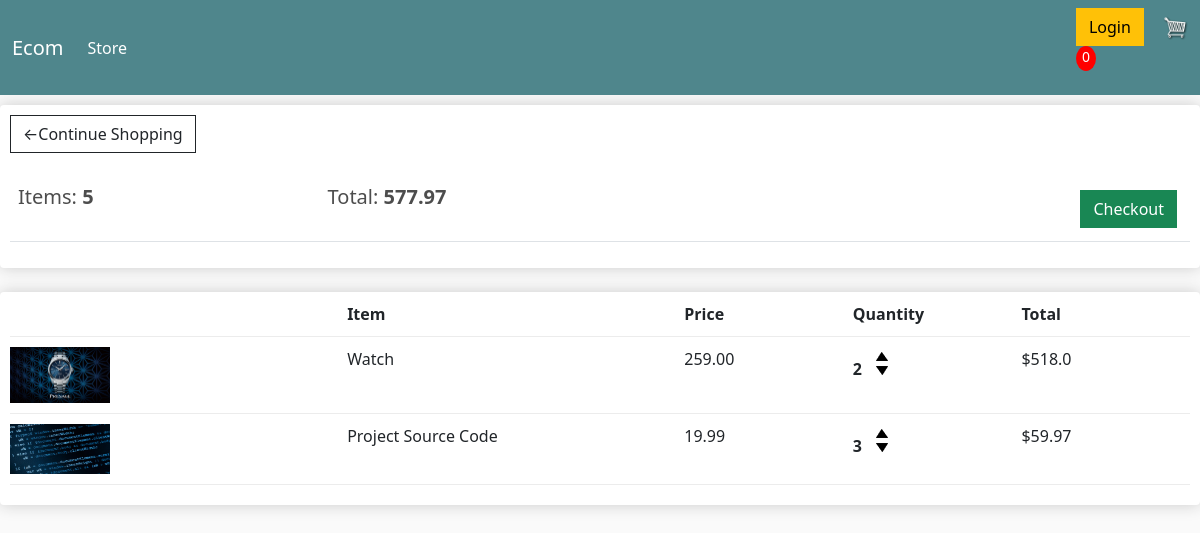
The app's page /cart/ (signed in) with its own data.
### store/models.py (models this page shows, shortened)
class Order(models.Model):
    customer = models.ForeignKey(Customer, on_delete=models.SET_NULL, null=True, blank=True)
    date_orderd = models.DateTimeField(auto_now_add=True)
    complete = models.BooleanField(default=False)
    transaction_id = models.CharField(max_length=100, null=True)
    @property
    def get_cart_total(self):
        orderitems = self.orderitem_set.all()
        total = sum([item.get_total for item in orderitems])
        return total
    @property
    def get_cart_items(self):
        orderitems = self.orderitem_set.all()
        total = sum([item.quantity for item in orderitems])
        return total

class OrderItem(models.Model):
    product = models.ForeignKey(Product, on_delete=models.SET_NULL, null=True)
    order = models.ForeignKey(Order, on_delete=models.SET_NULL, null=True)
    quantity = models.IntegerField(default=0, null=True, blank=True)
    date_added = models.DateTimeField(auto_now_add=True)
    @property
    def get_total(self):
        total = self.product.price * self.quantity
        return total

class Product(models.Model):
    name = models.CharField(max_length=200, null=True)
    price = models.FloatField()
    digital = models.BooleanField(default=False, null=True, blank=False)
    image = models.ImageField(null=True, blank=True)
    @property
    def imageUrl(self):
        try:
            url = self.image.url
        except:
            url = ''
        return url

### store/views.py (the view)
# urls.py: path('cart/', views.cart, name='cart'),
def cart(request):
    if request.user.is_authenticated:
        customer = request.user.customer
        order, created = Order.objects.get_or_create(customer=customer, complete=False)
        items = order.orderitem_set.all()
    else:
        items = []
        order = {'get_cart_total': 0, 'get_cart_items': 0}
    context = {'items': items, 'order': order}
    return render(request, 'store/cart.html', context)

### store/templates/store/cart.html
{% extends 'store/main.html' %}
{% load static %}
{% block content %}
    <div class="row">
        <div class="col-lg-12">
            <div class="box-element">
                <a class="btn btn-outline-dark" href="{% url 'store' %}">&#x2190;Continue Shopping</a>
                <br>
                <br>
                <table class="table">
                    <tr>
                        <th><h5>Items: <strong>{{ order.get_cart_items }}</strong></h5></th>
                        <th><h5>Total: <strong>{{ order.get_cart_total|floatformat:2 }}</strong></h5></th>
                        <th>
                            <a style="float: right; margin: 5px;" class="btn btn-success" href="{% url 'checkout' %}">Checkout</a>
                        </th>
                    </tr>
                </table>
            </div>
            <br>
            <div class="box-element">
                <div class="cart-row">
                    <div style="flex: 2"></div>
                    <div style="flex: 2"><strong>Item</strong></div>
                    <div style="flex: 1"><strong>Price</strong></div>
                    <div style="flex: 1"><strong>Quantity</strong></div>
                    <div style="flex: 1"><strong>Total</strong></div>
                </div>
                {% for item in items %}
                <div class="cart-row">
                    <div style="flex: 2"><img class="row-image" src="{{ item.product.imageUrl }}" alt="">
                    </div>
                    <div style="flex: 2">{{ item.product.name }}</div>
                    <div style="flex: 1">{{ item.product.price|floatformat:2 }}</div>
                    <div style="flex: 1">
                        <p class="quantity">{{ item.quantity }}</p>
                        <div class="quantity">
                            <img class="chg-quantity" src="{% static  'images/arrow-up.png' %}">
                            <img class="chg-quantity" src="{% static  'images/arrow-down.png' %}">
                        </div>
                    </div>
                    <div style="flex: 1">${{ item.get_total }}</div>
                </div>
                {% endfor %}
            </div>
        </div>
    </div>
{% endblock content %}

### store/templates/store/main.html (shortened to what this page needs)
<!doctype html>
{% load static %}
<html lang="en">
<head>
    <link href="https://cdn.jsdelivr.net/npm/bootstrap@5.1.3/dist/css/bootstrap.min.css" rel="stylesheet"
>
    <link rel="stylesheet" href="{% static 'css/main.css' %}">
</head>
<body>
<nav class="navbar navbar-expand-lg navbar-dark bg-dark">
    <div class="container-fluid">
        <a class="navbar-brand" href="{% url 'store' %}">Ecom</a>
        <div class="collapse navbar-collapse" id="navbarSupportedContent">
            <ul class="navbar-nav me-auto mb-2 mb-lg-0">
                <li class="nav-item">
                    <a class="nav-link active" aria-current="page" href="{% url 'store' %}">Store</a>
                </li>
            </ul>
            <div class="form-inline my-2 my-lg-0">
                <a href="#" class="btn btn-warning">Login</a>
                <a href="{% url 'cart' %}">
                    <img id="cart-icon" src="{% static 'images/cart2.png' %}" alt="">
                </a>
                <p id="cart-total">0</p>
            </div>
        </div>
    </div>
</nav>
{% block content %}
{% endblock content %}
</body>
</html>

### static/css/main.css (style rules this page uses)
body { background-color: hsl(0, 0%, 98%); }
h1,h2,h3,h4,h5,h6 { color:hsl(0, 0%, 30%); }
.box-element { box-shadow:hsl(0, 0%, 80%) 0 0 16px; background-color: #fff; border-radius: 4px; padding: 10px; }
.bg-dark { background-color: #4f868c!important; }
#cart-icon { width:25px; display: inline-block; margin-left: 15px; }
#cart-total { display: block; text-align: center; color:#fff; background-color: red; width: 20px; height: 25px; border-radius: 50%; font-size: 14px; }
.col-lg-4, .col-lg-6, .col-lg-8, .col-lg-12 { margin-top: 10px; }
.btn { border-radius: 0; }
.row-image { width: 100px; }
.cart-row { display: flex; align-items: flex-stretch; padding-bottom: 10px; margin-bottom: 10px; border-bottom: 1px solid #ececec; }
.quantity { display: inline-block; font-weight: 700; padding-right:10px; }
.chg-quantity { width: 12px; cursor: pointer; display: block; margin-top: 5px; transition:.1s; }

### records on screen
Order: get_cart_items "5", get_cart_total "577.97"
OrderItem: product.imageUrl (picture), product.name "Watch", product.price "259.00", quantity "2", get_total "518.0"
OrderItem: product.imageUrl (picture), product.name "Project Source Code", product.price "19.99", quantity "3", get_total "59.97"
